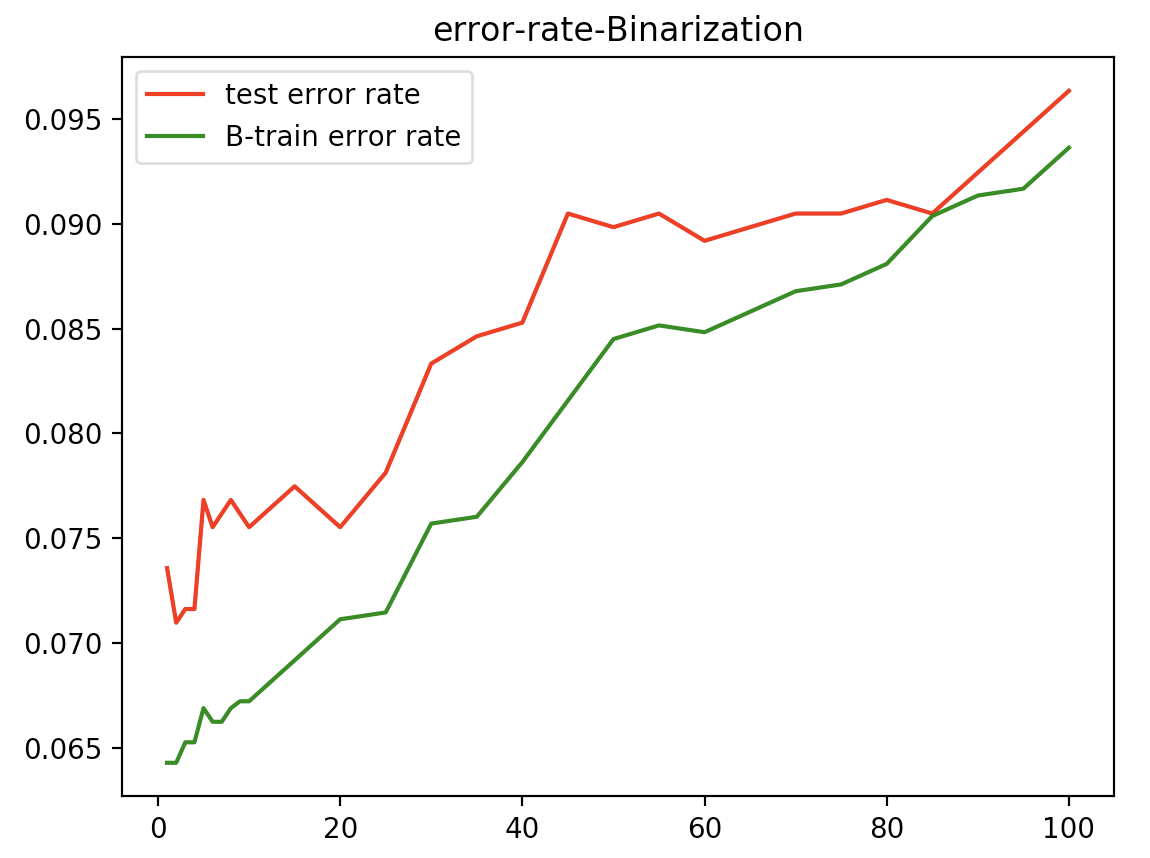

Write the Python code that produced this figure.
import numpy as np
from scipy import io
import matplotlib.pyplot as plt
from scipy.stats import logistic

mat = io.loadmat('spamData.mat')# <class 'dict'>
Xtrain=mat['Xtrain'] #feature  (3065, 57)
ytrain=mat['ytrain'] #<class 'numpy.ndarray'> (3065, 1)

Xtest=mat['Xtest']   #ndarray like list. (1536, 57)
ytest=mat['ytest']	#label   (1536, 1)

def binarization(X):
	lis= np.zeros(X.shape)
	n=0
	for row in X:
		m=0
		for k in row:
			if k!=0:
				lis[n,m]=1
			m+=1
		n+=1
	return lis

BXtrain1=binarization(Xtrain) #data pre process
BXtest1=binarization(Xtest)

column_train=np.ones(3065)
column_test=np.ones(1536)

BXtrain=np.insert(BXtrain1, 0, values=column_train, axis=1)
BXtest=np.insert(BXtest1, 0, values=column_test, axis=1)
#%% =============calculate the error rate on Z-normalization ================%
#%%===== test error rate on Z-normalization =====%%

Ytest_column = 0
lmd_list=list(range(1,10))+list(range(10,101,5))

error_rate_Btest=np.zeros(len(lmd_list))

for lmd in lmd_list:
	#print(lmd)
	w=np.zeros(shape=[58,1])
	I=np.eye(58)
	margin=1
	lmdw=np.zeros(shape=[58,1])
	mu=np.zeros(shape=[3065,1])
	mu_y=np.zeros(shape=[3065,1])
	S=np.eye(3065)
	#=====Using Newton's Method until convergence
	while margin>10**-3:
		
		for row in range(3065):
			x=w.T.dot(BXtrain[row,:])
			mu[row,0]=logistic.cdf(x)
			mu_y[row,0]=mu[row,0]-ytrain[row,0]
			S[row,row]=mu[row,0]*(1-mu[row,0])
		
		for counter in range(1,58):
			lmdw[counter,0]=lmd*w[counter,0]

		lmdw[0,0]=w[0,0]
		greg=BXtrain.T.dot(mu_y)+lmdw
		Hreg=BXtrain.T.dot(S).dot(BXtrain)+lmd*I
		HH=np.mat(Hreg)
		try:
			convergence=(HH.I)*greg
		except np.linalg.linalg.LinAlgError:
			convergence=np.linalg.pinv(HH)*greg

		w=w-convergence
		
		margin=(convergence).T*(convergence)
		
#======calculate the error rate and plot for BXtrain  
  # Classify the LXtest to class 1 or class 0   

	p=np.zeros(shape=[1536,1])
	BYtest=np.zeros(1536)
	for row in range(1536):
		p[row]=w.T.dot(BXtest[row])
		if p[row]>0:
			BYtest[row]=1

	errorcounter=0
	for row in range(1536):
		if BYtest[row]!=ytest[row]:
			errorcounter+=1

	error_rate_Btest[Ytest_column]=errorcounter/1536

	if lmd==1: #0.0735677083333
		print('B_test')
		print(error_rate_Btest[Ytest_column])
	if lmd==10: #0.0755208333333
		print(error_rate_Btest[Ytest_column])
	if lmd==100: # 0.0963541666667
		print(error_rate_Btest[Ytest_column])

	Ytest_column+=1
#np.save("error_rate_Btest.npy",error_rate_Btest)

plt.figure(1)
plt.plot(lmd_list,error_rate_Btest,color='r',label='B-test error rate')


#=============calculate the error rate on Z-normalization ================%
#===== training error rate on Z-normalization =====%%
Ytrain_column = 0
error_rate_Btrain=np.zeros(len(lmd_list))
for lmd in lmd_list:
	#print(lmd)
	w=np.zeros(shape=[58,1])
	I=np.eye(58)
	margin=1
	lmdw=np.zeros(shape=[58,1])
	mu=np.zeros(shape=[3065,1])
	mu_y=np.zeros(shape=[3065,1])
	S=np.eye(3065)
	#=====Using Newton's Method until convergence
	while margin>10**-3:
		
		for row in range(3065):
			x=w.T.dot(BXtrain[row,:])
			mu[row,0]=logistic.cdf(x)
			mu_y[row,0]=mu[row,0]-ytrain[row,0]
			S[row,row]=mu[row,0]*(1-mu[row,0])
		
		for counter in range(1,58):
			lmdw[counter,0]=lmd*w[counter,0]

		lmdw[0,0]=w[0,0]
		greg=BXtrain.T.dot(mu_y)+lmdw
		Hreg=BXtrain.T.dot(S).dot(BXtrain)+lmd*I
		HH=np.mat(Hreg)
		try:
			convergence=(HH.I)*greg
		except np.linalg.linalg.LinAlgError:
			convergence=np.linalg.pinv(HH)*greg

		w=w-convergence	
		margin=(convergence).T*(convergence)
		
#======calculate the error rate and plot for BXtrain  
  # Classify the xtrain to class 1 or class 0   

	p=np.zeros(shape=[3065,1])
	BYtrain=np.zeros(3065)
	for row in range(3065):
		p[row]=w.T.dot(BXtrain[row])
		if p[row]>0:
			BYtrain[row]=1

	errorcounter=0
	for row in range(3065):
		if BYtrain[row]!=ytrain[row]:
			errorcounter+=1

	error_rate_Btrain[Ytrain_column]=errorcounter/3065

	if lmd==1: #0.0642740619902
		print('B_train')
		print(error_rate_Btrain[Ytrain_column])
	if lmd==10: # 0.0672104404568
		print(error_rate_Btrain[Ytrain_column])
	if lmd==100: # 0.0936378466558
		print(error_rate_Btrain[Ytrain_column])

	Ytrain_column+=1
#np.save("error_rate_Btrain.npy",error_rate_Btrain)



plt.figure(1)
plt.plot(lmd_list,error_rate_Btrain,color='g',label='B-train error rate')
plt.title('error-rate-Binarization')
plt.legend(loc=0)
plt.show()







